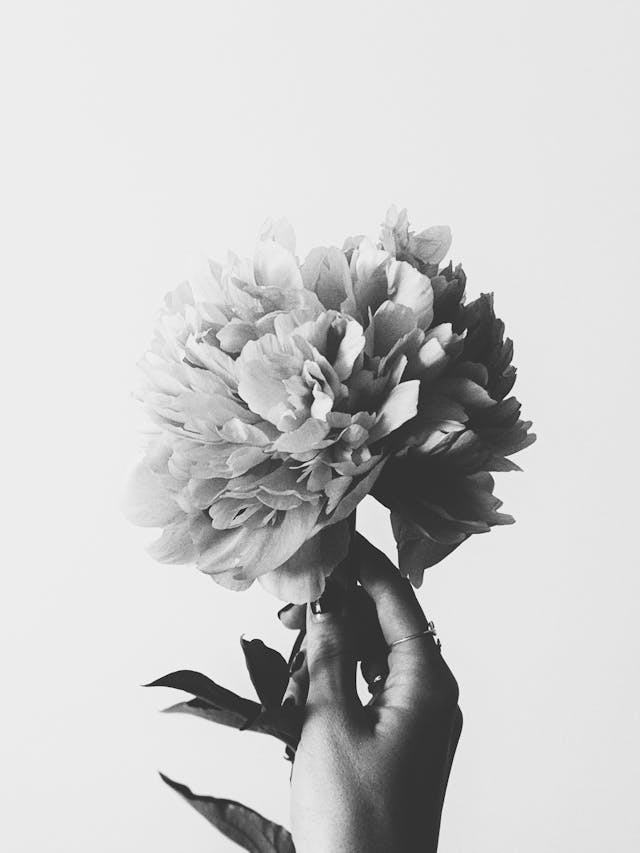
#> input picture 2025-05-02_taller_segmentacion_formas/datos/mano.jpg, 640 x 853 px
$ jupyter execute python.ipynb   (shell and % lines are left out)
#> lines starting #> are read from the running program, lines starting #| are printed output that depends on the picture; after the words box and inside, x2 and y2 are one past the last pixel; in counts of white or black regions, pixels touching at a corner belong together
# 🧪 Taller - Segmentando el Mundo: Binarización y Reconocimiento de Formas

[cell 1]
# 🔧 Instalar librerías necesarias

## 📥 Cargar imagen en escala de grises

[cell 2]
import cv2
import numpy as np
import matplotlib.pyplot as plt

# 🔽 Reemplaza esto con la ruta de tu imagen (por ejemplo, desde Google Drive o una URL descargada)
ruta_imagen = '../datos/mano.jpg'  # ← cambia esto
img = cv2.imread(ruta_imagen, cv2.IMREAD_GRAYSCALE)
#> img is the input picture: shape (853, 640); min 0, max 255, mean 201.3

plt.imshow(img, cmap='gray')
plt.title('Imagen Original')
plt.axis('off')
plt.show()

## 🔍 Segmentación binaria: Umbral fijo y adaptativo

[cell 3]
# Umbral fijo
_, binary_fixed = cv2.threshold(img, 127, 255, cv2.THRESH_BINARY)
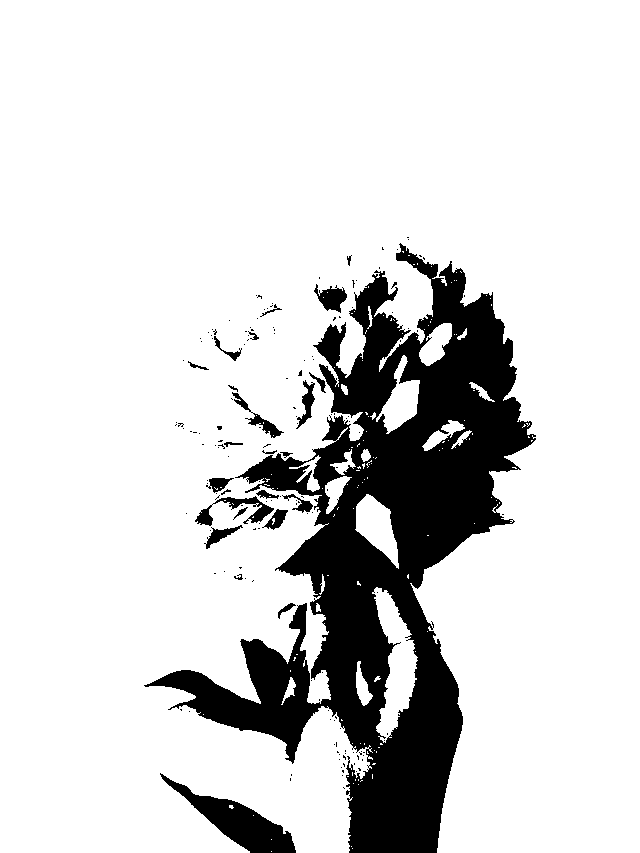
#> binary_fixed: shape (853, 640); 84.2% white; 166 black regions (141 under 20 px), largest, box (x1, y1, x2, y2) and area: (144, 243, 536, 853) 78572, (160, 773, 296, 853) 3395, (195, 496, 274, 526) 718

# Umbral adaptativo
binary_adapt = cv2.adaptiveThreshold(
    img, 255, cv2.ADAPTIVE_THRESH_MEAN_C,
    cv2.THRESH_BINARY, blockSize=11, C=2
)
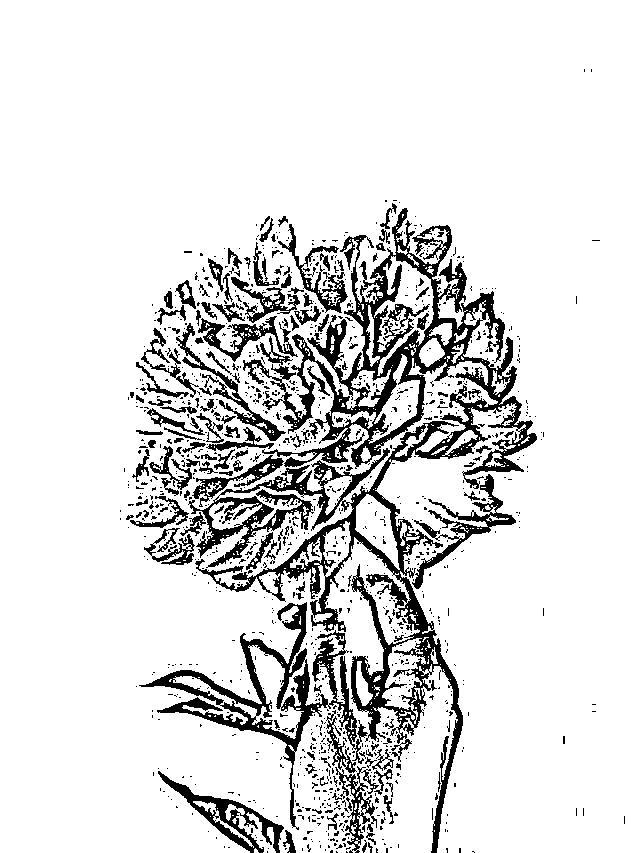
#> binary_adapt: shape (853, 640); 87.3% white; 1185 black regions (1038 under 20 px)

# Mostrar ambos resultados
fig, axs = plt.subplots(1, 2, figsize=(10, 4))
axs[0].imshow(binary_fixed, cmap='gray')
axs[0].set_title('Umbral Fijo')
axs[0].axis('off')
axs[1].imshow(binary_adapt, cmap='gray')
axs[1].set_title('Umbral Adaptativo')
axs[1].axis('off')
plt.show()
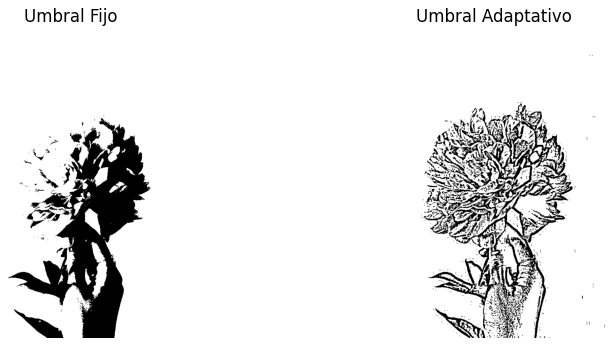
#> figure drawn by matplotlib, 2 panels

## 🧭 Detección de contornos

[cell 4]
contours, _ = cv2.findContours(binary_fixed, cv2.RETR_EXTERNAL, cv2.CHAIN_APPROX_SIMPLE)
#> contours = 131 contours, 112 with area under 20; largest, box (x1, y1, x2, y2) and area: (0, 0, 640, 853) 450156, (372, 587, 418, 743) 3156, (355, 494, 399, 569) 1653, (376, 355, 420, 434) 1399, (419, 323, 452, 366) 764
img_contours = cv2.cvtColor(img, cv2.COLOR_GRAY2BGR)

for c in contours:
    cv2.drawContours(img_contours, [c], -1, (0, 255, 0), 2)
#> this loop made 131 passes
#> c on passes 1, 2, 3, 4, 5, 7, 8, 9, 10, 11, 12, 13: [[271, 851]], [[352, 848]], [[351, 846]], [[271, 839]], [[253, 815]], [[358, 784]], [[353, 783]], [[361, 780], [360, 781], [361, 780], [362, 780]], [[358, 779], [358, 780]], [[355, 779], [355, 780]], [[347, 776], [348, 776]], [[372, 774], [372, 778]]
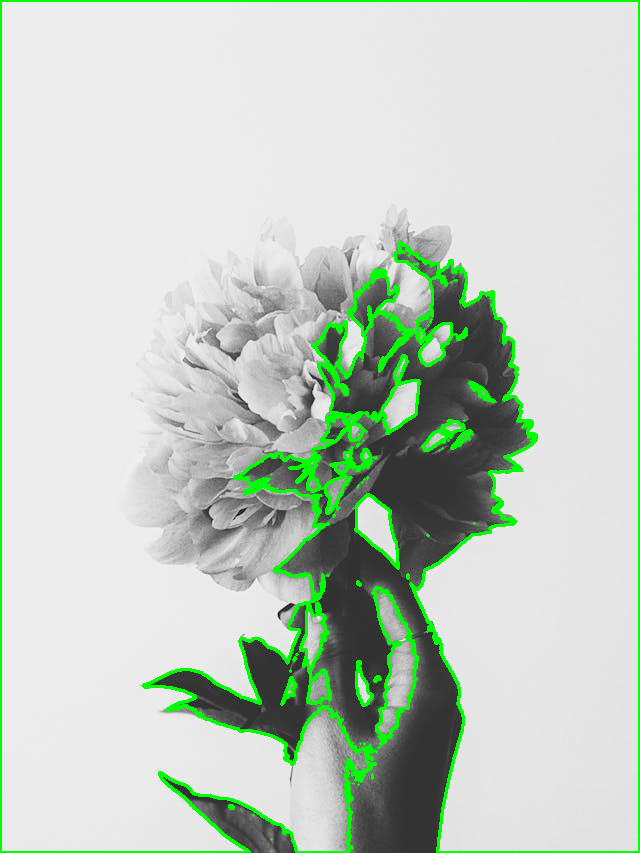
#> img_contours: shape (853, 640, 3); 5.01% of pixels changed, all inside (x1, y1, x2, y2) = (0, 0, 640, 853)

plt.imshow(cv2.cvtColor(img_contours, cv2.COLOR_BGR2RGB))
plt.title('Contornos Detectados')
plt.axis('off')
plt.show()

## 📌 Centro de masa y bounding boxes

[cell 5]
img_shapes = img_contours.copy()
areas = []
perimeters = []

for c in contours:
    M = cv2.moments(c)
    if M['m00'] != 0:
        cx = int(M['m10']/M['m00'])
        cy = int(M['m01']/M['m00'])
        cv2.circle(img_shapes, (cx, cy), 4, (0, 0, 255), -1)

    x, y, w, h = cv2.boundingRect(c)
    cv2.rectangle(img_shapes, (x, y), (x + w, y + h), (255, 0, 0), 2)

    area = cv2.contourArea(c)
    perimeter = cv2.arcLength(c, True)
    areas.append(area)
    perimeters.append(perimeter)
#> this loop made 131 passes
#> (cx, cy, x, y, w, h, area, perimeter) on passes 26, 29, 34, 35, 39, 48, 59: (289, 688, 281, 677, 15, 28, 117, 73.94), (362, 687, 356, 661, 17, 45, 324.5, 105), (317, 607, 316, 603, 5, 9, 21.5, 23.9), (395, 663, 372, 587, 46, 156, 3155.5, 490.3), (322, 584, 319, 574, 6, 21, 29.5, 48.38), (376, 526, 355, 494, 44, 75, 1653, 192.7), (334, 490, 325, 476, 27, 38, 420.5, 112)
#> (cx, cy) on passes 62, 63, 66, 67, 70, 72: (515, 467), (358, 467), (363, 464), (368, 462), (310, 474), (365, 455)
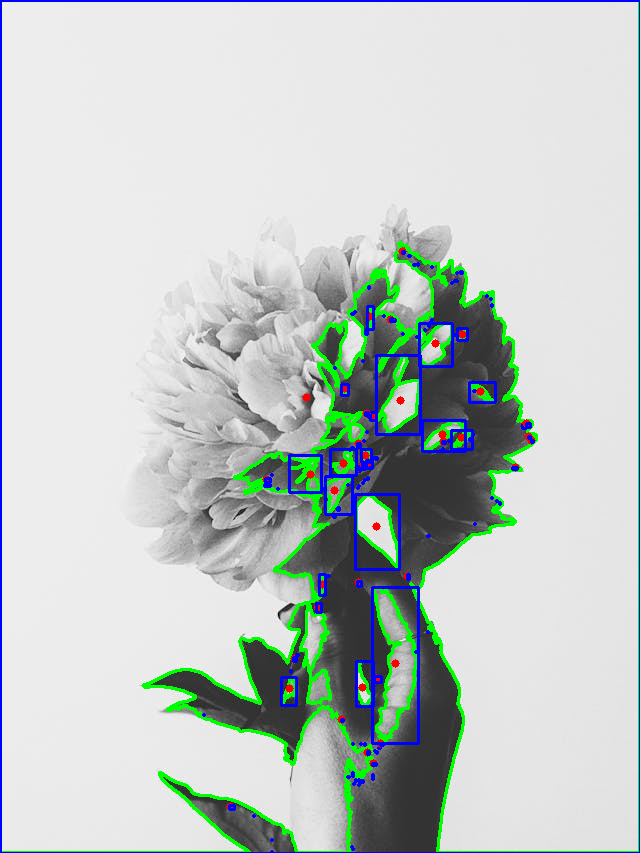
#> img_shapes: shape (853, 640, 3); 2.54% of pixels changed, all inside (x1, y1, x2, y2) = (0, 0, 640, 853)
#> after the loop, areas = 131 values, max 450155.5 at index 130, min 0 at index 0, mean 3506.4; perimeters = 131 values, max 7653.8 at index 130, min 0 at index 0, mean 77.58

plt.imshow(cv2.cvtColor(img_shapes, cv2.COLOR_BGR2RGB))
plt.title('Centro de masa y bounding boxes')
plt.axis('off')
plt.show()

## 📊 Métricas básicas

[cell 6]
num_formas = len(contours)
#> num_formas = 131
area_prom = np.mean(areas)
#> area_prom = 3506.4
perimetro_prom = np.mean(perimeters)
#> perimetro_prom = 77.58

print(f"Número de formas detectadas: {num_formas}")
#| Número de formas detectadas: 131
print(f"Área promedio: {area_prom:.2f}")
#| Área promedio: 3506.42
print(f"Perímetro promedio: {perimetro_prom:.2f}")
#| Perímetro promedio: 77.58
